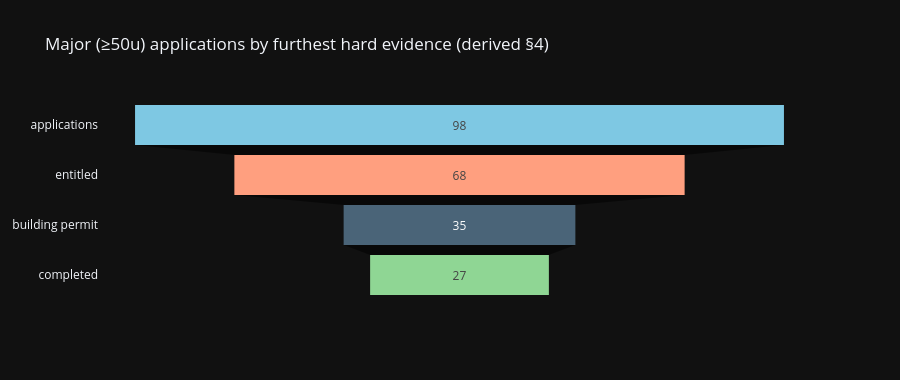

Here is the notebook cell this chart was saved with:
### Code cell
fig = go.Figure(go.Funnel(
    y=['applications', 'entitled', 'building permit', 'completed'],
    x=[len(nonuc), len(fa)+len(fb)+len(fc), len(fa)+len(fb), len(fa)],
    marker=dict(color=['#7ec8e3', '#ff9f7f', '#4a6478', '#8fd694'])))
fig.update_layout(title='Major (≥50u) applications by furthest hard evidence (derived §4)',
                  template='plotly_dark', height=380)
fig.show()

### Figure 1 — Plotly figure (JSON) as saved in the notebook; plotly's stock layout.template omitted (floating-point values rounded to 4 significant figures)
{"data": [{"marker": {"color": ["#7ec8e3", "#ff9f7f", "#4a6478", "#8fd694"]}, "type": "funnel", "x": [98, 68, 35, 27], "y": ["applications", "entitled", "building permit", "completed"]}], "layout": {"height": 380, "title": {"text": "Major (≥50u) applications by furthest hard evidence (derived §4)"}}}
